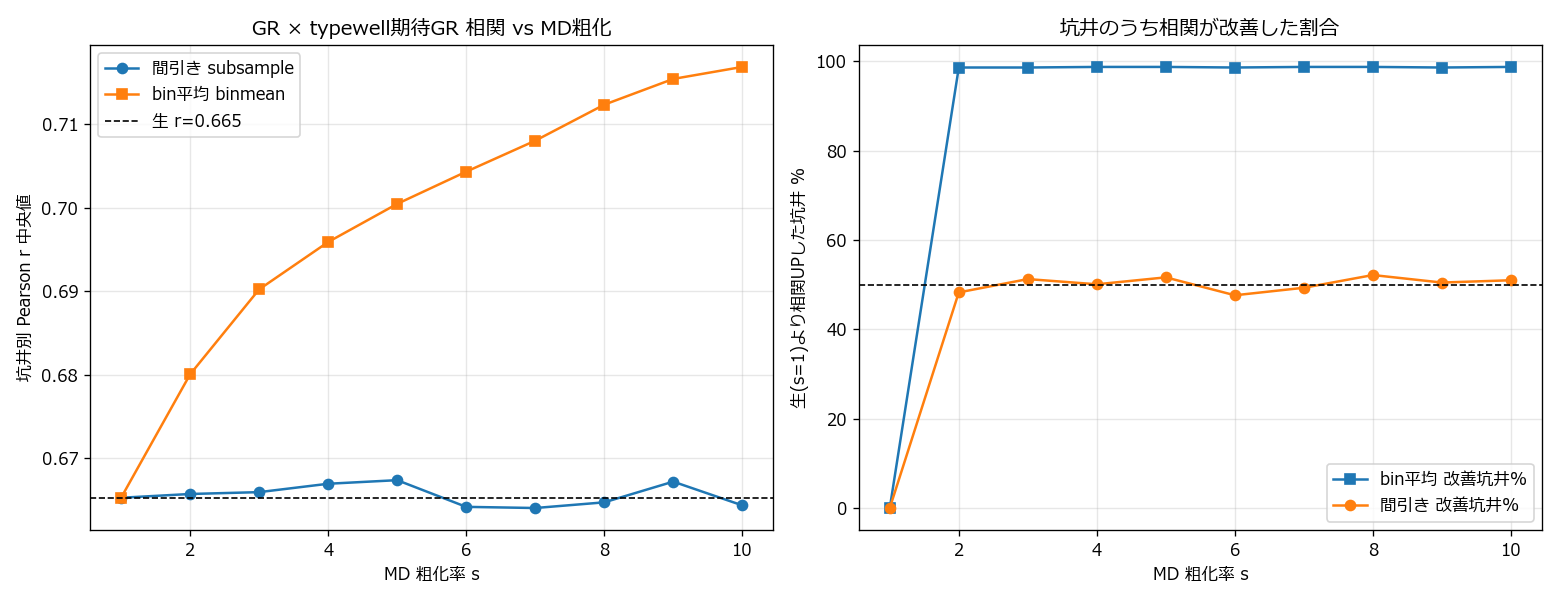

Python code for this plot:
# -*- coding: utf-8 -*-
"""
GR × typewell 相関の MD 粗化依存(間引き vs bin平均)
=====================================================================
gr_typewell_correlation.py と同一定義:
  obs = 水平井 観測GR(eval行) / exp = typewell GR を真TVTで補間(=期待GR)。
  生 median Pearson r ≈ 0.665(error_anatomy §3.5)。
本スクリプトは MD を s=1..10 に粗くしたとき相関がどう動くかを2方式で測る:
  - 間引き(subsample): obs[::s] vs exp[::s](点は減るがノイズそのまま)
  - bin平均(binmean) : s行mean(obs) vs s行mean(exp)(=情報圧縮の本体=denoise)
判定: binmean で median r が上がる → 低周波信号を残しノイズを落とせている = MD粗化が照合に有効。
      間引きで横ばい/微減・binmeanで上昇 なら「効くのは"平均"であって"間引き"ではない」。
実行: .venv/Scripts/python.exe 検証/gr_typewell_md_coarsen.py   (GPU不使用)
"""
import glob, sys
from pathlib import Path
import numpy as np, pandas as pd
sys.stdout = open(1, "w", encoding="utf-8", closefd=False)

PROJECT = Path(r"C:\Users\kosaka256\Documents\rogii_claude")
DATA_DIR = PROJECT / "rogii-wellbore-geology-prediction" / "train"
OUT = PROJECT / "検証"
SVALS = list(range(1, 11))          # MD 粗化率 1..10
MIN_ROWS = 60


def pearson(a, b):
    a = np.asarray(a, float); b = np.asarray(b, float)
    m = np.isfinite(a) & np.isfinite(b); a, b = a[m], b[m]
    if len(a) < 10 or a.std() < 1e-9 or b.std() < 1e-9:
        return np.nan
    return float(np.corrcoef(a, b)[0, 1])


def binmean(x, s):
    n = (len(x) // s) * s
    if n < s: return x[:0]
    return x[:n].reshape(-1, s).mean(1)


def ma(x, w):
    """中央移動平均(窓w、全行保持=解像度そのまま=既存パイプラインの GR 平滑相当)。"""
    if w <= 1: return np.asarray(x, float)
    return pd.Series(x, dtype="float64").rolling(int(w), center=True, min_periods=1).mean().to_numpy()


def process_well(wid):
    try:
        hw = pd.read_csv(DATA_DIR / f"{wid}__horizontal_well.csv", usecols=["GR", "TVT", "TVT_input", "MD"])
        tw = pd.read_csv(DATA_DIR / f"{wid}__typewell.csv", usecols=["TVT", "GR"]).sort_values("TVT")
    except Exception:
        return None
    if "TVT" not in hw.columns: return None
    ev = hw[hw["TVT_input"].isna()].sort_values("MD")
    if len(ev) < MIN_ROWS: return None
    tvt = ev["TVT"].to_numpy(float); obs = ev["GR"].to_numpy(float)
    tw_tvt = tw["TVT"].to_numpy(float); tw_gr = tw["GR"].to_numpy(float)
    ok = np.isfinite(tvt) & np.isfinite(obs)
    if ok.sum() < MIN_ROWS or len(tw_tvt) < 3: return None
    tvt, obs = tvt[ok], obs[ok]
    exp = np.interp(tvt, tw_tvt, tw_gr)
    return obs, exp


def main():
    wells = sorted({Path(p).stem.replace("__horizontal_well", "")
                    for p in glob.glob(str(DATA_DIR / "*__horizontal_well.csv"))})
    data = [r for r in (process_well(w) for w in wells) if r is not None]
    print(f"対象坑井: {len(data)} / {len(wells)}")

    sub_med, bin_med, sub_imp, bin_imp = [], [], [], []
    raw = np.array([pearson(o, e) for o, e in data])
    raw_med = np.nanmedian(raw)
    print(f"\n生(s=1) median Pearson r = {raw_med:.4f}  (error_anatomy 実測 ≈0.665 と整合確認)\n")
    print(f"{'s(MD)':>5} | {'間引き med r':>11} | {'bin平均 med r':>12} | {'binΔ vs生':>10} | {'bin改善坑井%':>10}")
    print("-" * 62)
    for s in SVALS:
        rs_sub = np.array([pearson(o[::s], e[::s]) for o, e in data])
        rs_bin = np.array([pearson(binmean(o, s), binmean(e, s)) for o, e in data])
        sm, bm = np.nanmedian(rs_sub), np.nanmedian(rs_bin)
        fin = np.isfinite(rs_bin) & np.isfinite(raw)
        bimp = float(np.mean(rs_bin[fin] > raw[fin]) * 100)
        sfin = np.isfinite(rs_sub) & np.isfinite(raw)
        simp = float(np.mean(rs_sub[sfin] > raw[sfin]) * 100)
        sub_med.append(sm); bin_med.append(bm); sub_imp.append(simp); bin_imp.append(bimp)
        print(f"{s:>5} | {sm:11.4f} | {bm:12.4f} | {bm-raw_med:+10.4f} | {bimp:9.1f}")

    # --- 水平GRを MA(全行保持=解像度そのまま=既存パイプライン相当)した場合 ---
    print("\n--- 水平GRを MA(全行保持=既存の GR 平滑相当)。bin平均(=MA+間引き, 同窓)と比較 ---")
    print(f"{'MA窓':>5} | {'MA(obs)vs exp':>13} | {'MA(obs)vsMA(exp)':>16} | {'bin平均(同s)':>12} | {'生比(MA両方)':>11}")
    print("-" * 68)
    for W in (3, 5, 7):
        r_obs = np.nanmedian([pearson(ma(o, W), e) for o, e in data])
        r_both = np.nanmedian([pearson(ma(o, W), ma(e, W)) for o, e in data])
        r_bin = bin_med[W - 1]
        print(f"{W:>5} | {r_obs:13.4f} | {r_both:16.4f} | {r_bin:12.4f} | {r_both-raw_med:+11.4f}")
    print("  → MA(両方) ≈ bin平均 なら『相関の利得は denoise で、既存MAで既に取れている』"
          "(MD粗化の相関的な新規性は無い=価値は target denoise/ステップ数/速度の別軸)。")

    print("\n--- 解釈 ---")
    best_bin = SVALS[int(np.nanargmax(bin_med))]
    print(f"  bin平均のピーク: s={best_bin}  (median r={np.nanmax(bin_med):.4f}, 生比 {np.nanmax(bin_med)-raw_med:+.4f})")
    print("  ・bin平均で r が上がる → MD粗化(denoise)は照合に有効 = 配線する価値あり。")
    print("  ・間引きが横ばいで bin平均だけ上がる → 効くのは平均であって間引きではない(観測の bin平均が本体)。")
    print("  ※ 真TVTを使った相関の上限診断。r 上昇=尤度の谷が深くなる示唆(PF/LSTM 双方に効く)。")

    try:
        import matplotlib; matplotlib.use("Agg"); import matplotlib.pyplot as plt
        plt.rcParams["font.family"] = "Meiryo"
        fig, ax = plt.subplots(1, 2, figsize=(13, 5))
        ax[0].plot(SVALS, sub_med, "o-", label="間引き subsample")
        ax[0].plot(SVALS, bin_med, "s-", label="bin平均 binmean")
        ax[0].axhline(raw_med, color="k", ls="--", lw=1, label=f"生 r={raw_med:.3f}")
        ax[0].set_xlabel("MD 粗化率 s"); ax[0].set_ylabel("坑井別 Pearson r 中央値")
        ax[0].set_title("GR × typewell期待GR 相関 vs MD粗化"); ax[0].legend(); ax[0].grid(alpha=0.3)
        ax[1].plot(SVALS, bin_imp, "s-", label="bin平均 改善坑井%")
        ax[1].plot(SVALS, sub_imp, "o-", label="間引き 改善坑井%")
        ax[1].axhline(50, color="k", ls="--", lw=1)
        ax[1].set_xlabel("MD 粗化率 s"); ax[1].set_ylabel("生(s=1)より相関UPした坑井 %")
        ax[1].set_title("坑井のうち相関が改善した割合"); ax[1].legend(); ax[1].grid(alpha=0.3)
        fig.tight_layout(); p = OUT / "gr_typewell_md_coarsen.png"; fig.savefig(p, dpi=120); plt.close(fig)
        print(f"\n[png] {p}")
    except Exception as e:
        print(f"[png] スキップ({e})")


if __name__ == "__main__":
    main()
